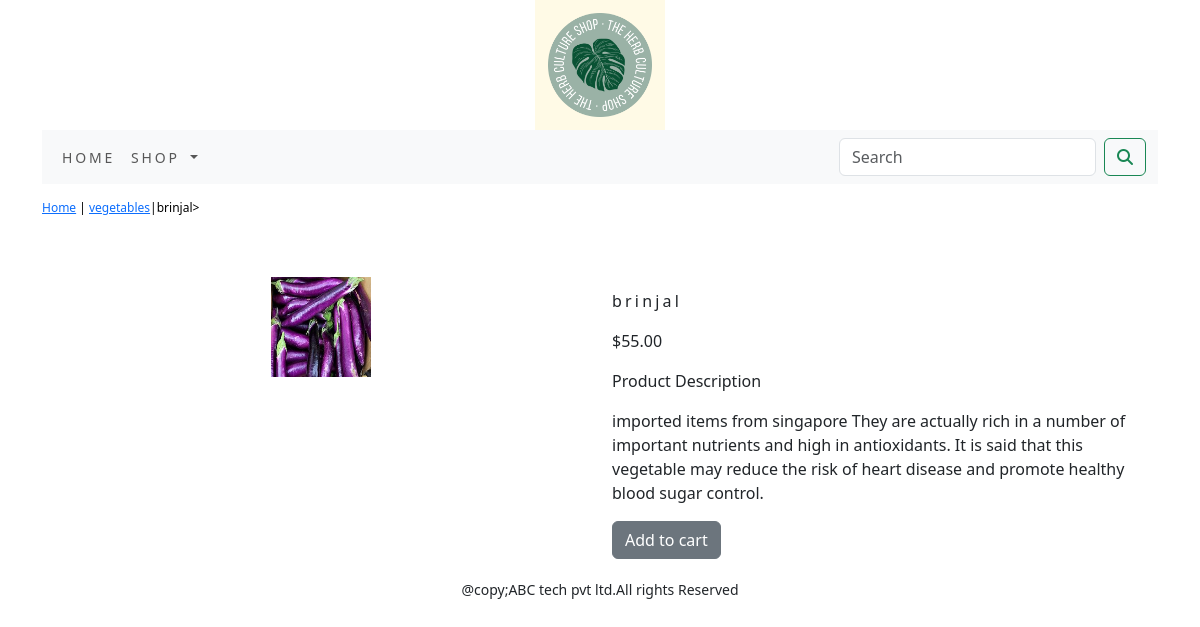
Screenshot of /shop/vegetables/brinjal/ with the database file from the repository.
### shop/models.py (models this page shows, shortened)
class Product(models.Model):
    name = models.CharField(max_length=250, unique=True)
    slug = models.SlugField(max_length=250, unique=True)
    description = models.TextField(blank=True)
    price = models.DecimalField(max_digits=10, decimal_places=2)
    category = models.ForeignKey(Category, on_delete=models.CASCADE)
    image = models.ImageField(upload_to='product', blank=True)
    stock = models.IntegerField()
    available = models.BooleanField(default=True)
    created = models.DateTimeField(auto_now_add=True)
    updated = models.DateTimeField(auto_now=True)
    class Meta:
        ordering = ('name',)
        verbose_name = 'product'
        verbose_name_plural = 'products'

class Category(models.Model):
    name = models.CharField(max_length=250, unique=True)
    slug = models.SlugField(max_length=250, unique=True)
    description = models.TextField(blank=True)
    image = models.ImageField(upload_to='category', blank=True)
    class Meta:
        ordering = ('name',)
        verbose_name = 'category'
        verbose_name_plural = 'categories'
    def get_url(self):
        return reverse('shop:product_by_category', args=[self.slug])
    def __str__(self):
        return '{}'.format(self.name)

### shop/views.py (the view)
# urls.py: path('<slug:c_slug>/<slug:product_slug>/', views.proDetail, name='prodCatdetail')
def proDetail(request, c_slug, product_slug):
    try:
        product = Product.objects.get(category__slug=c_slug, slug=product_slug)
    except Exception as e:
        raise e
    return render(request, 'product.html', {'product': product})

### cart/context_processors.py (called while the page is built)
def counter(request):
    item_count=0
    if 'admin' in request.path:
        return  {}
    else:
        try:
            cart=Cart.objects.filter(cart_id=_cart_id(request))
            car_items=CartItem.objects.all().filter(cart=cart[:1])
            for cart_item in car_items:
                item_count += cart_item.quantity
        except Cart.DoesNotExist:
            item_count =0
    return  dict(item_count=item_count)

### cart/views.py (called while the page is built)
def _cart_id(request):
    cart = request.session.session_key
    if not cart:
        cart = request.session.create()
    return cart

### shop/context_processors.py (called while the page is built)
def menu_links(request):
    links = Category.objects.all()
    return dict(links=links)

### templates/product.html (shortened to what this page needs)
{% extends 'base.html' %}
{% load static %}
{% block content %}
<div class="row my_prod_row_class">
    <div class="mx_auto">
        <p> <a href="{% url 'shop:allProdCat' %}">Home</a> | <a href ="{{product.category.get_url}}">{{product.category}}</a>|{{product.name}}></p>
    </div>
</div>
<div class="container">
<br>
<div class="row">
    <div class="col-md-12 col-sm-12 col-md-12 col-lg-6 text-center">
        <div style="min-width:18rem">
            <img src="{{ product.image.url }}" alt="{{product.name}}"style="height:100px;width:100px;">
        </div>
    </div>
        <div class="col-12 col-sm-12 col-md-12 col-lg-6">
            <div>
            <h1 class="my_prod_title">{{product.name}}</h1>
            <p>${{product.price}}</p>
            <p class="my_title"> Product Description</p>
            <p class="text-justify my_prod_text">{{product.description}}</p>
            {% if product.stock <= 0%}
            <p class="text-justify my_prod_text"><b>Out of stock</b></p>
            {% else %}
            <a class="btn btn-secondary" href="{% url 'cart:add_cart' product.id %}">Add to cart</a>
            {% endif %}
            </div>
        </div>
</div>
</div>
{% endblock %}

### static/css/custom.css (style rules this page uses)
body { font-family: 'Roboto', sans-serif; }
.my_prod_row_class { padding-top:15px; padding-bottom:20px }
.my_prod_row_class .mx_auto { color:#000; font-size:12px; text-decoration:none; }
.my_prod_title { font-size:16px; text_transform:uppercase; letter-spacing:.2em; padding-top:15px; padding-bottom:10px; }
.my_prod_text { padding-right:20px; }

### rows the page displays
Product: category "vegetables", name "brinjal", image (picture), price "55.00", description "imported items from singapore They are actually rich in a number of important nutrients and high in antioxidants. It is said that this vegetable may reduce the risk of heart disease and promote healthy blood sugar control."
